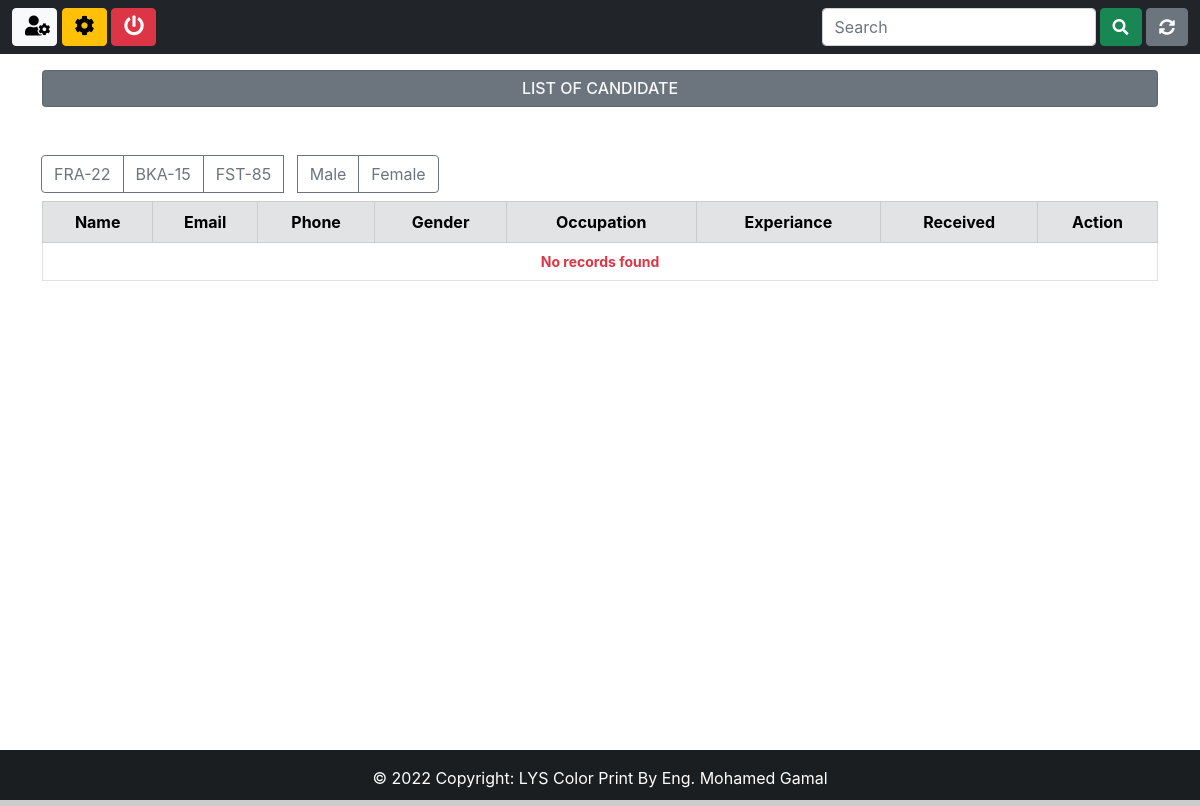
Page /backend (signed in) on the earlier database version.
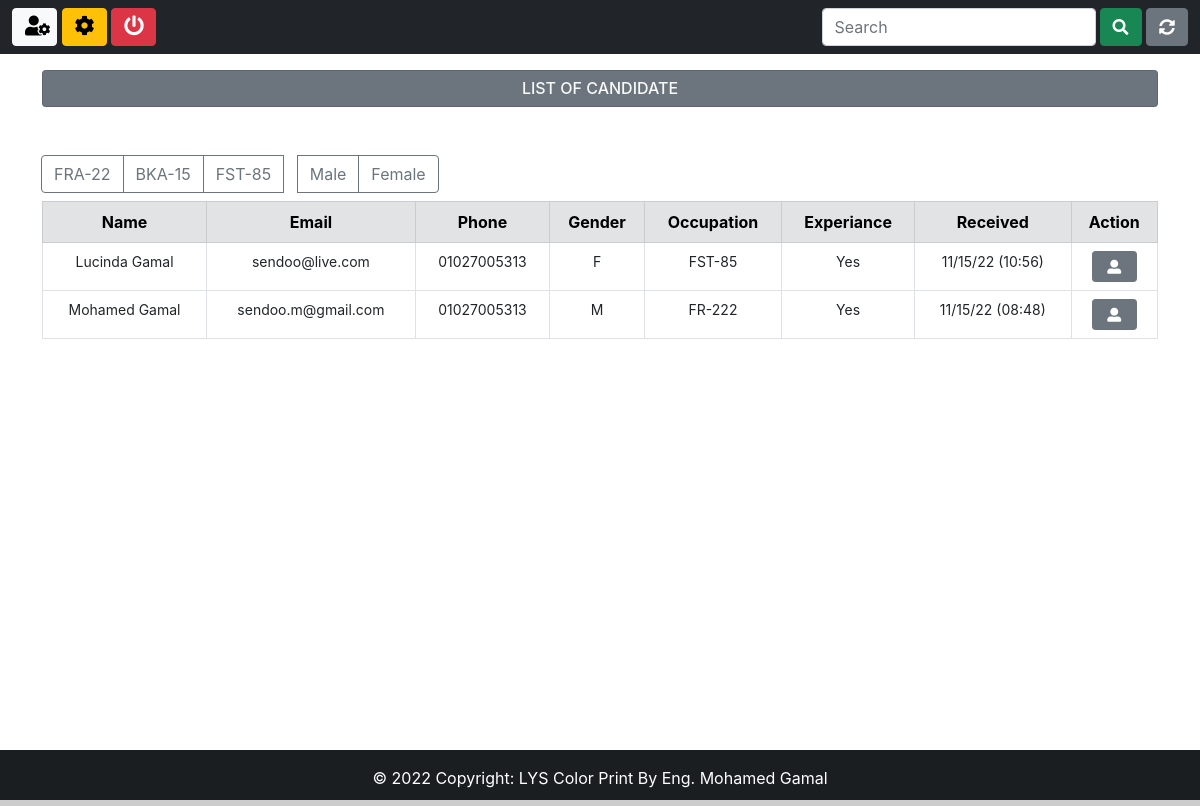
Same page on the later database version.
### App/models.py (models this page shows, shortened)
class Candidate(models.Model):
    firstname           = models.CharField(max_length=50)
    lastname            = models.CharField(max_length=50)
    job                 = models.CharField(max_length=10, verbose_name='Job Code')
    birth               = models.DateField(auto_now=False, auto_now_add=False, verbose_name='Birthday')
    phone               = models.CharField(max_length=15)
    personality         = models.CharField(max_length=50, null=True, choices=PERSONALITY)
    salary              = models.CharField(max_length=50, verbose_name='Salary expectation')
    gender              = models.CharField(max_length=50)
    experience          = models.BooleanField(null=True)
    smoker              = models.CharField(max_length=10, choices=SMOKER, default='No')
    email               = models.EmailField(max_length=50)
    message             = models.TextField(verbose_name='Presentation')
    file                = models.FileField(upload_to='resume', blank=True, verbose_name='Resume')
    image               = models.ImageField(upload_to='photo', blank=True, verbose_name='Photo')
    created_at          = models.DateTimeField(auto_now_add=True)
    situation           = models.CharField(max_length=50, null=True, choices=SITUATION, default='Pending')
    company_note        = models.TextField(blank=True)
    frameworks          = MultiSelectField(choices=FRAMEWORKS, default="")
    languages           = MultiSelectField(choices=LANGUAGES, default="")
    databases           = MultiSelectField(choices=DATABASES, default="")
    libraries           = MultiSelectField(choices=LIBRARIES, default="")
    mobile              = MultiSelectField(choices=MOBILE, default="")
    others              = MultiSelectField(choices=OTHERS, default="")
    institution         = models.CharField(max_length=50)
    course              = models.CharField(max_length=50)
    started_course      = models.DateField(auto_now=False, auto_now_add=False)
    finished_course     = models.DateField(auto_now=False, auto_now_add=False)
    about_course        = models.TextField()
    status_course       = models.CharField(max_length=50, null=True, choices=STATUS_COURSE)
    company             = models.CharField(max_length=50)
    position            = models.CharField(max_length=50)
    started_job         = models.DateField(auto_now=False, auto_now_add=False)
    finished_job        = models.DateField(auto_now=False, auto_now_add=False)
    about_job           = models.TextField()
    employed            = models.BooleanField(null=True, verbose_name='I am employed')
    remote              = models.BooleanField(null=True, verbose_name='I agree to work remotly')
    travel              = models.BooleanField(null=True, verbose_name="I'm availbale for travel")

### App/views.py (the view, shortened to what this page needs)
# urls.py: path('backend', views.backend, name='backend'),
@login_required(login_url="login")
@cache_control(no_cache=True, must_revalidate=True, no_store=True)
def backend(request):
    if request.method == 'POST':
        job         = request.POST.get('job')
        gender      = request.POST.get('gender')
        filter      = Candidate.objects.filter(Q(job=job) |Q(gender=gender))
        context     = {
            "candidates" : filter
        }
        return render(request, 'backend.html', context)
    else:
        all_candidate_list  = Candidate.objects.all().order_by('-created_at')
    paginator           = Paginator(all_candidate_list, 3)
    page                = request.GET.get('page')
    all_candidate       = paginator.get_page(page)
    context     = {
        'candidates':all_candidate
    }
    return render(request, 'backend.html', context)

### templates/backend.html (shortened to what this page needs)
{% extends 'base.html' %}
{% block navbar %} bg-dark {% endblock navbar %}
{% block nav-content %}
    <div class="collapse navbar-collapse mt-3 mt-md-3 mt-lg-0" id="navbarSupportedContent">
        <ul class="navbar-nav me-auto mb-2 mb-lg-0 align-middle">
            <li class="nav-item">
                <a  href="#" class="btn btn-light my-btn2" title="Control Panel"><i class="fas fa-user-cog f-size2"></i></a>
                <a  href="{% url 'admin:index' %}" target="_blank" class="btn btn-warning my-btn2" title="Admin"><i class="fas fa-cog f-size2"></i></a>
                <a  href="{% url 'logout' %}" class="btn btn-danger my-btn2" title="logout"><i class="fas fa-power-off f-size2"></i></a>  &nbsp;
            </li>
        </ul>
        <form class="d-flex mt-3 mt-md-3 mt-lg-0">
            <input class="form-control me-1" type="search" placeholder="Search" name="q" value="{{ request.GET.q }}">
            <button class="btn btn-success" type="submit"><i class="fas fa-search"></i></button> &nbsp;
            <a href="{% url 'backend' %} " class="btn btn-secondary" title="Refresh"><i class="fas fa-sync-alt"></i></a>
        </form>
    </div>
{% endblock nav-content %}
{% block content %}
<div class="container mt-3" style='width: 95%;'>
    <h6 class="card p-2 bg-secondary text-light text-center mb-3">LIST OF CANDIDATE</h6>
<form method="POST" class="mt-5 mb-2"> {% csrf_token %}
    <div class="btn-group wd-100" role="group " aria-label="Basic radio toggle button group">
        <label {% if request.POST.job == 'FRA-22' %} class="btn btn-secondary" {% else %} class="btn btn-outline-secondary" {% endif %} for="btnradio1">FRA-22</label>
        <label {% if request.POST.job == 'BKA-15' %} class="btn btn-secondary" {% else %} class="btn btn-outline-secondary" {% endif %} for="btnradio2">BKA-15</label>
        <label {% if request.POST.job == 'FST-85' %} class="btn btn-secondary" {% else %} class="btn btn-outline-secondary" {% endif %} for="btnradio3">FST-85</label> &nbsp; &nbsp;
        <label {% if request.POST.gender == 'M' %} class="btn btn-secondary" {% else %} class="btn btn-outline-secondary" {% endif %} for="btnradio4">Male</label>
        <label {% if request.POST.gender == 'F' %} class="btn btn-secondary" {% else %} class="btn btn-outline-secondary" {% endif %} for="btnradio5">Female</label> &nbsp; &nbsp;
    </div>
</form>
    <table class="table table-bordered text-center">
        <thead class="table-secondary">
            <tr>
                <th >Name</th>
                <th >Email</th>
                <th >Phone</th>
                <th >Gender</th>
                <th >Occupation</th>
                <th >Experiance</th>
                <th >Received</th>
                <th colspan="2"> Action</th>
            </tr>
        </thead>
        <tbody style="font-size: 14px">
            {% for data in candidates %}
            <tr>
                <td id="top-border" label="Name">{{ data.firstname }} {{ data.lastname }}</td>
                <td id="sm-border" label="Email">{{ data.email }} </td>
                <td id="sm-border" label="Phone">{{ data.phone }} </td>
                <td id="sm-border" label="Gender">{{ data.gender }} </td>
                <td id="sm-border" label="Occupation">{{ data.job }} </td>
                {% if data.experience == True %}
                <td id="sm-border" label="Experiance">Yes</td>
                {% else %}
                <td id="sm-border" label="Experiance">No</td>
                {% endif %}
                <td id="sm-border" label="Received">{{ data.created_at| date:'m/d/y (H:i)' }} </td>
                <td id="sm-border" label="" >
                    <a href="{% url 'candidate' data.id %} " class="btn btn-secondary my-btn2 btn-sm" title="View candidate">
                        <i class="fas fa-user-alt"></i>
                    </a></td>
                    {% empty %}
                    <td colspan="8" class="text-danger"><strong>No records found</strong></td>
        </tbody>
            {% endfor %}
    </table>
</div>
<br>
<br>
<br>
{% endblock content %}

Differences in the rows shown:
added Candidate: firstname "Lucinda", lastname "Gamal", email "sendoo@live.com", phone "01027005313", gender "F", job "FST-85", experience "Yes", created_at "11/15/22 (10:56)"
added Candidate: firstname "Mohamed", lastname "Gamal", email "sendoo.m@gmail.com", phone "01027005313", gender "M", job "FR-222", experience "Yes", created_at "11/15/22 (08:48)"
Other differences:
text no longer shown: "No records found"
